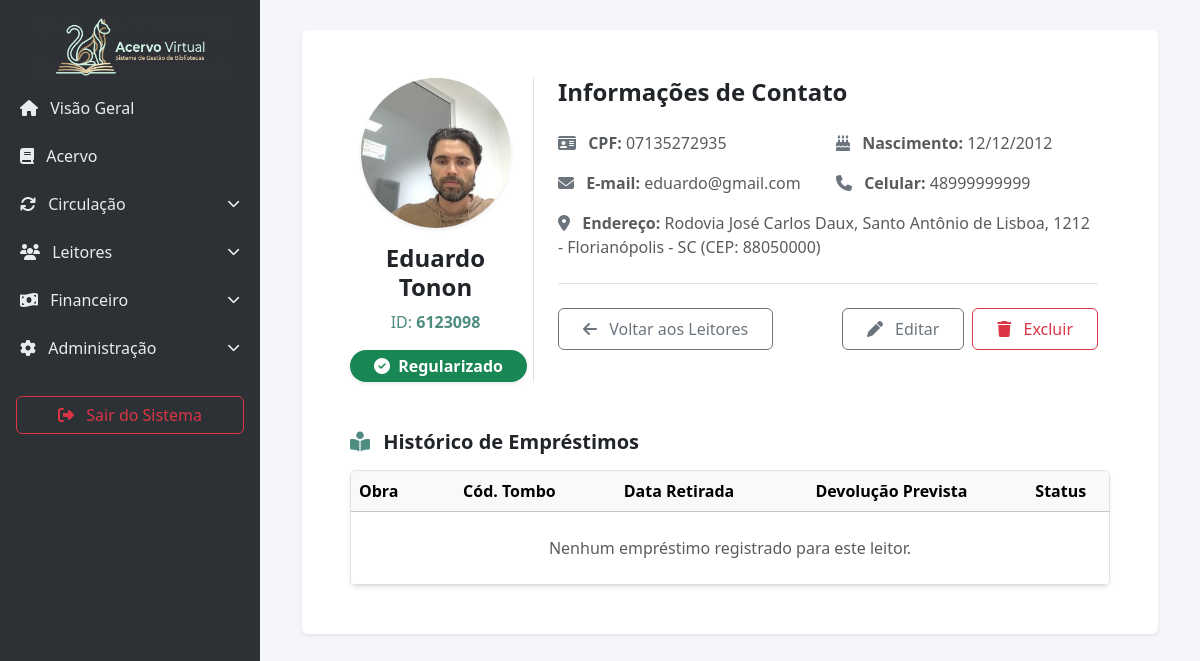
The page /leitores/historico/8/ (signed in) on the database as committed earlier.
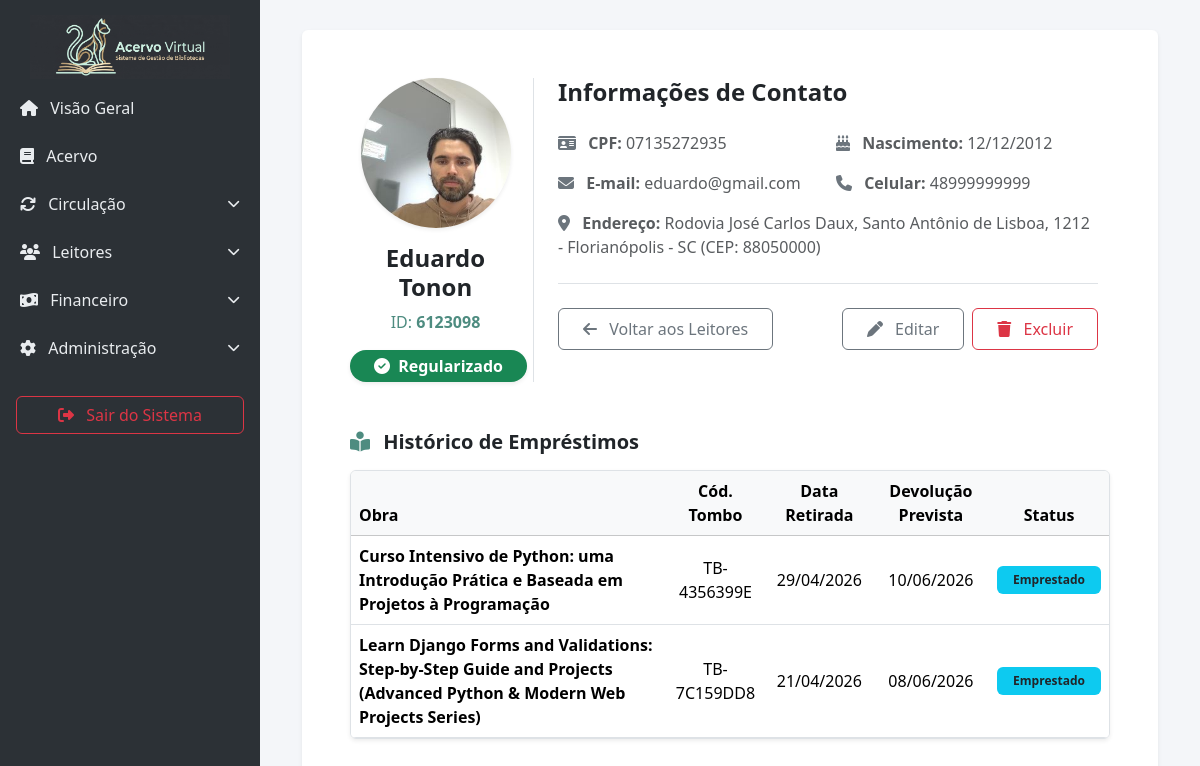
The same page on the database as committed later.
### biblioteca_app/models.py (models this page shows, shortened)
class Emprestimo(models.Model):
    leitor = models.ForeignKey(Leitor, on_delete=models.CASCADE)
    exemplar = models.ForeignKey(Exemplar, on_delete=models.CASCADE)
    data_emprestimo = models.DateField(default=timezone.now)
    data_devolucao = models.DateField()
    cadastrado_por = models.ForeignKey(User, on_delete=models.SET_NULL, null=True, blank=True, related_name='emprestimos_realizados')

class Exemplar(models.Model):
    class Status(models.TextChoices):
        DISPONIVEL = 'disponivel', 'Disponível'
        EMPRESTADO = 'emprestado', 'Emprestado'
        MANUTENCAO = 'manutencao', 'Em Manutenção'
        PERDIDO = 'perdido', 'Perdido'
    livro = models.ForeignKey(Livro, on_delete=models.CASCADE, related_name='exemplares')
    codigo_tombo = models.CharField(max_length=50, unique=True, help_text="Código identificador único do exemplar físico")
    estado_conservacao = models.CharField(max_length=100, default='Bom')
    status = models.CharField(max_length=20, choices=Status.choices, default=Status.DISPONIVEL)

class Livro(models.Model):
    titulo = models.CharField(max_length=200)
    autor = models.ForeignKey(Autor, on_delete=models.PROTECT, related_name="livros")
    edicao = models.CharField(max_length=100)
    editora = models.ForeignKey(Editora, on_delete=models.PROTECT, related_name="livros", null=True, blank=True)
    idioma = models.CharField(max_length=50, default="Português")
    data_publicacao = models.DateField(blank=True, null=True)
    numero_paginas = models.IntegerField()
    genero = models.ForeignKey(Genero, on_delete=models.PROTECT, related_name="livros")
    classificacao = models.IntegerField()
    sinopse = models.TextField()
    capa = models.ImageField(upload_to='capas/', blank=True, null=True)
    localizacao = models.CharField(max_length=100, blank=True, null=True, help_text="Ex: Estante A, Prateleira 2")

### biblioteca_app/views.py (the view, shortened to what this page needs)
# urls.py: path('leitores/historico/<int:leitor_id>/', views.historico_leitor, name='historico_leitor'),
@login_required(login_url='login_view')
def historico_leitor(request, leitor_id):
    leitor = get_object_or_404(Leitor, pk=leitor_id)
    emprestimos = Emprestimo.objects.filter(leitor=leitor).order_by('-data_emprestimo')
    hoje = date.today()
    tem_livro_atrasado = False
    for emp in emprestimos:
        if not hasattr(emp, 'devolucao'):
            valor_multa = services.calcular_valor_multa(emp, hoje)
            emp.valor_multa_pendente = valor_multa
            emp.is_atrasado = valor_multa > 0
            if emp.is_atrasado:
                emp.status_color = "danger"
                emp.status_display = "Em Atraso"
                tem_livro_atrasado = True
            else:
                emp.status_color = "info text-dark"
                emp.status_display = "Emprestado"
        else:
            emp.status_color = "success"
            emp.status_display = "Devolvido"
    multas_pendentes = Devolucao.objects.filter(emprestimo__leitor=leitor, multa_paga=False, valor_multa__gt=0).order_by('-data_devolucao_real')
    context = {
        'leitor': leitor,
        'emprestimos': emprestimos,
        'multas_pendentes': multas_pendentes,
        'tem_livro_atrasado': tem_livro_atrasado
    }
    return render(request, 'historico_leitor.html', context)

### biblioteca_app/models.py (called while the page is built)
    @property
    def possui_multa(self):
        if hasattr(self, 'tem_atraso') and hasattr(self, 'tem_divida'):
            return self.tem_atraso or self.tem_divida
        if hasattr(self, 'tem_multa_anotada'):
            return self.tem_multa_anotada
        hoje = timezone.now().date()
        tem_atraso = Emprestimo.objects.filter(leitor=self, data_devolucao__lt=hoje, devolucao__isnull=True).exists()
        tem_divida = Devolucao.objects.filter(emprestimo__leitor=self, multa_paga=False, valor_multa__gt=0).exists()
        return tem_atraso or tem_divida

### biblioteca_app/services.py (called while the page is built)
def calcular_valor_multa(emprestimo, data_base=None):
    if not data_base:
        data_base = date.today()
    config = Configuracao.objects.first()
    valor_por_dia = decimal.Decimal(str(config.multa_por_dia)) if config else decimal.Decimal('2.50')
    if data_base > emprestimo.data_devolucao:
        dias_atraso = (data_base - emprestimo.data_devolucao).days
        return valor_por_dia * dias_atraso
    return decimal.Decimal('0.00')

### biblioteca_app/templates/historico_leitor.html (shortened to what the changed rows need)
{% extends 'base.html' %}
{% block content %}
<div class="container-fluid">
    <div class="card border-0 shadow-sm leitor-item"
         data-leitor-id="{{ leitor.id }}"
         data-id-leitor="{{ leitor.id_leitor|default:'' }}"
         data-nome="{{ leitor.nome }}"
         data-celular="{{ leitor.celular }}"
         data-email="{{ leitor.email }}"
         data-cep="{{ leitor.cep }}"
         data-endereco="{{ leitor.endereco }}"
         data-complemento="{{ leitor.complemento|default:'' }}"
         data-cidade="{{ leitor.cidade }}">
        <div class="card-body p-5">
            <div class="mt-5">
                <div class="table-responsive border rounded shadow-sm">
                    <table class="table table-hover align-middle mb-0 text-center">
                        <thead class="table-light">
                            <tr>
                                <th class="text-start">Obra</th>
                                <th>Cód. Tombo</th>
                                <th>Data Retirada</th>
                                <th>Devolução Prevista</th>
                                <th>Status</th>
                            </tr>
                        </thead>
                        <tbody>
                            {% for emp in emprestimos %}
                            <tr>
                                <td class="text-start"><strong>{{ emp.exemplar.livro.titulo }}</strong></td>
                                <td>{{ emp.exemplar.codigo_tombo }}</td>
                                <td>{{ emp.data_emprestimo|date:"d/m/Y" }}</td>
                                <td>{{ emp.data_devolucao|date:"d/m/Y" }}</td>
                                <td>
                                    <span class="badge bg-{{ emp.status_color }} px-3 py-2">{{ emp.status_display }}</span>
                                </td>
                            </tr>
                            {% empty %}
                            <tr><td colspan="5" class="text-muted py-4">Nenhum empréstimo registrado para este leitor.</td></tr>
                            {% endfor %}
                        </tbody>
                    </table>
                </div>
            </div>
        </div>
    </div>
</div>
{% endblock %}

Rows that differ between the two databases and show on the page:
added Emprestimo: exemplar.livro.titulo "Curso Intensivo de Python: uma Introdução Prática e Baseada em Projetos à Programação", exemplar.codigo_tombo "TB-4356399E", data_emprestimo "29/04/2026", data_devolucao "10/06/2026", status_display "Emprestado"
added Emprestimo: exemplar.livro.titulo "Learn Django Forms and Validations: Step-by-Step Guide and Projects (Advanced Python & Modern Web Projects Series)", exemplar.codigo_tombo "TB-7C159DD8", data_emprestimo "21/04/2026", data_devolucao "08/06/2026", status_display "Emprestado"
Other text that changed with them:
text no longer shown: "Nenhum empréstimo registrado para este leitor."
